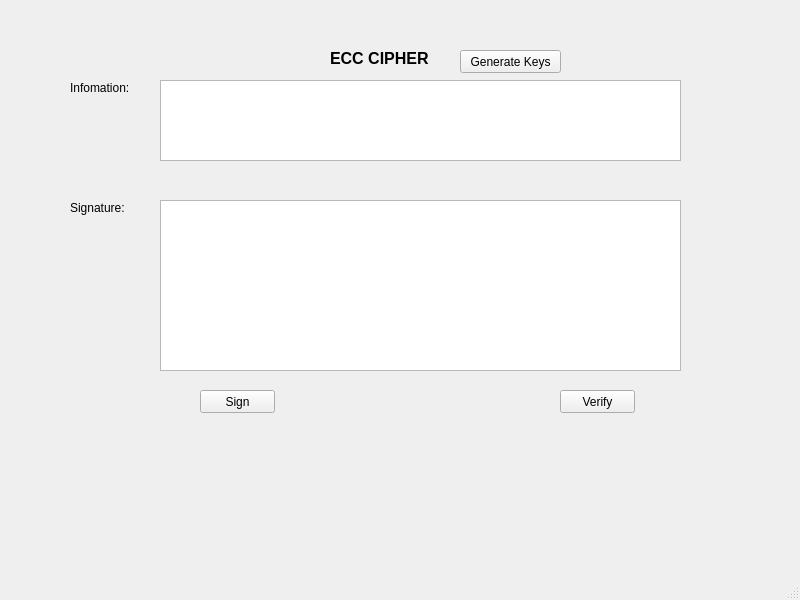
<?xml version="1.0" encoding="UTF-8"?>
<ui version="4.0">
 <class>MainWindow</class>
 <widget class="QMainWindow" name="MainWindow">
  <property name="geometry">
   <rect>
    <x>0</x>
    <y>0</y>
    <width>800</width>
    <height>600</height>
   </rect>
  </property>
  <property name="windowTitle">
   <string>MainWindow</string>
  </property>
  <widget class="QWidget" name="centralwidget">
   <widget class="QPushButton" name="pushButton">
    <property name="geometry">
     <rect>
      <x>200</x>
      <y>390</y>
      <width>75</width>
      <height>23</height>
     </rect>
    </property>
    <property name="text">
     <string>Sign</string>
    </property>
   </widget>
   <widget class="QTextEdit" name="textEdit_3">
    <property name="geometry">
     <rect>
      <x>160</x>
      <y>200</y>
      <width>521</width>
      <height>171</height>
     </rect>
    </property>
   </widget>
   <widget class="QLabel" name="label_4">
    <property name="geometry">
     <rect>
      <x>70</x>
      <y>200</y>
      <width>61</width>
      <height>16</height>
     </rect>
    </property>
    <property name="text">
     <string>Signature:</string>
    </property>
   </widget>
   <widget class="QPushButton" name="pushButton_2">
    <property name="geometry">
     <rect>
      <x>560</x>
      <y>390</y>
      <width>75</width>
      <height>23</height>
     </rect>
    </property>
    <property name="text">
     <string>Verify</string>
    </property>
   </widget>
   <widget class="QLabel" name="label">
    <property name="geometry">
     <rect>
      <x>330</x>
      <y>50</y>
      <width>161</width>
      <height>16</height>
     </rect>
    </property>
    <property name="font">
     <font>
      <pointsize>12</pointsize>
      <weight>75</weight>
      <bold>true</bold>
     </font>
    </property>
    <property name="text">
     <string>ECC CIPHER</string>
    </property>
   </widget>
   <widget class="QLabel" name="label_2">
    <property name="geometry">
     <rect>
      <x>70</x>
      <y>80</y>
      <width>61</width>
      <height>16</height>
     </rect>
    </property>
    <property name="text">
     <string>Infomation:</string>
    </property>
   </widget>
   <widget class="QTextEdit" name="textEdit">
    <property name="geometry">
     <rect>
      <x>160</x>
      <y>80</y>
      <width>521</width>
      <height>81</height>
     </rect>
    </property>
   </widget>
   <widget class="QPushButton" name="pushButton_5">
    <property name="geometry">
     <rect>
      <x>460</x>
      <y>50</y>
      <width>101</width>
      <height>23</height>
     </rect>
    </property>
    <property name="text">
     <string>Generate Keys</string>
    </property>
   </widget>
  </widget>
  <widget class="QMenuBar" name="menubar">
   <property name="geometry">
    <rect>
     <x>0</x>
     <y>0</y>
     <width>800</width>
     <height>21</height>
    </rect>
   </property>
  </widget>
  <widget class="QStatusBar" name="statusbar"/>
 </widget>
 <resources/>
 <connections/>
</ui>
